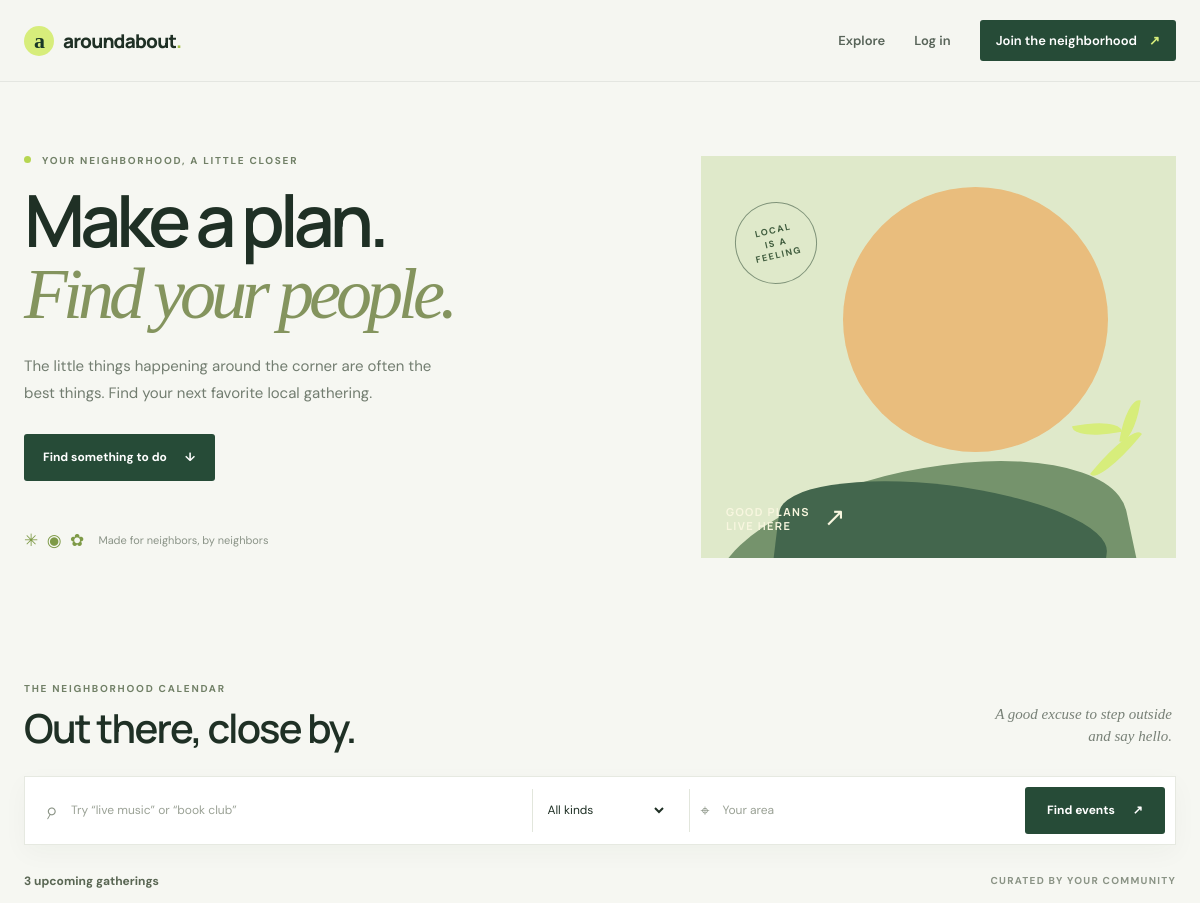
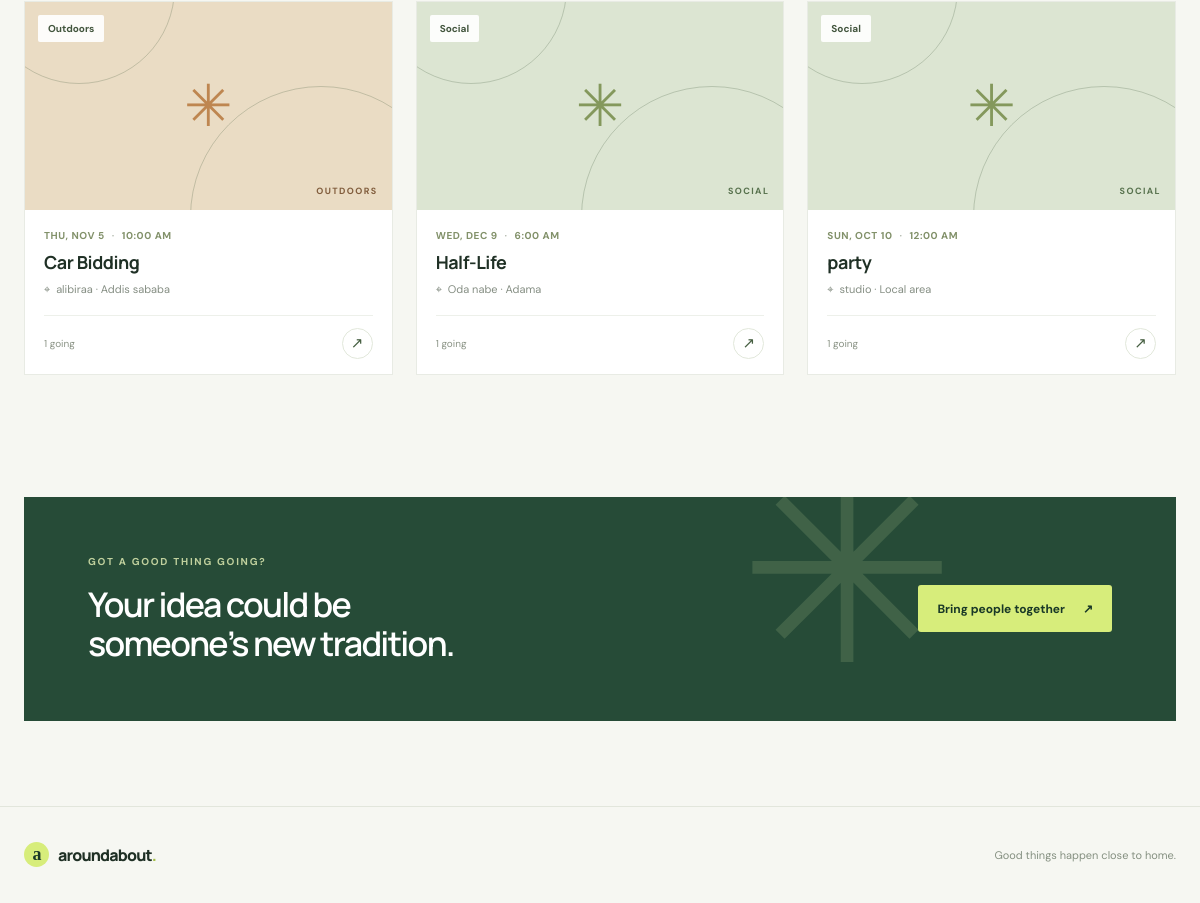
The page / on the database its author committed (2 pictures, top to bottom).
### events/models.py (models this page shows, shortened)
class Event(models.Model):
    class Category(models.TextChoices):
        ARTS = "arts", "Arts & culture"
        FOOD = "food", "Food & drink"
        MUSIC = "music", "Music"
        OUTDOORS = "outdoors", "Outdoors"
        SOCIAL = "social", "Social"
        TECH = "tech", "Technology"
        WELLNESS = "wellness", "Wellness"
        OTHER = "other", "Other"
    class Status(models.TextChoices):
        DRAFT = "draft", "Draft"
        PUBLISHED = "published", "Published"
    organizer = models.ForeignKey(
        settings.AUTH_USER_MODEL,
        on_delete=models.CASCADE,
        related_name="organized_events",
    )
    title = models.CharField(max_length=140)
    slug = models.SlugField(max_length=160, unique=True)
    category = models.CharField(max_length=20, choices=Category.choices, default=Category.SOCIAL)
    description = models.TextField()
    venue = models.CharField(max_length=180)
    address = models.CharField(max_length=240, blank=True)
    city = models.CharField(max_length=100, default="Local area")
    starts_at = models.DateTimeField(db_index=True)
    ends_at = models.DateTimeField()
    capacity = models.PositiveIntegerField(null=True, blank=True)
    price = models.DecimalField(max_digits=8, decimal_places=2, default=0, validators=[MinValueValidator(0)])
    image = models.ImageField(upload_to="events/", blank=True)
    status = models.CharField(max_length=12, choices=Status.choices, default=Status.PUBLISHED)
    created_at = models.DateTimeField(auto_now_add=True)
    updated_at = models.DateTimeField(auto_now=True)
    class Meta:
        ordering = ["starts_at"]
        indexes = [models.Index(fields=["status", "starts_at"])]

### events/views.py (the view)
# urls.py: path("", views.HomeView.as_view(), name="home"),
class HomeView(ListView):
    template_name = "events/home.html"
    context_object_name = "events"
    queryset = Event.objects.filter(status=Event.Status.PUBLISHED).annotate(
        going_count=Count("rsvps", filter=Q(rsvps__status=RSVP.Status.CONFIRMED), distinct=True),
        rating_average=Avg("reviews__rating"),
    ).select_related("organizer")
    def get_queryset(self):
        queryset = super().get_queryset().filter(starts_at__gte=timezone.now())
        query = self.request.GET.get("q", "").strip()
        category = self.request.GET.get("category", "").strip()
        city = self.request.GET.get("city", "").strip()
        if query:
            queryset = queryset.filter(
                Q(title__icontains=query) | Q(description__icontains=query) | Q(venue__icontains=query)
            )
        if category:
            queryset = queryset.filter(category=category)
        if city:
            queryset = queryset.filter(city__icontains=city)
        return queryset
    def get_context_data(self, **kwargs):
        context = super().get_context_data(**kwargs)
        context["categories"] = Event.Category.choices
        return context

### templates/events/home.html (shortened to what this page needs)
{% extends "base.html" %}
{% block content %}
<section class="hero">
  <div class="hero-inner">
    <div class="eyebrow"><span class="eyebrow-dot"></span> YOUR NEIGHBORHOOD, A LITTLE CLOSER</div>
    <h1>Make a plan.<br><span>Find your people.</span></h1>
    <p class="hero-copy">The little things happening around the corner are often the best things. Find your next favorite local gathering.</p>
    <a class="button button-dark" href="#discover">Find something to do <span aria-hidden="true">↓</span></a>
    <div class="hero-note"><span class="note-avatars">✳︎ ◉ ✿</span><span>Made for neighbors, by neighbors</span></div>
  </div>
  <div class="hero-art" aria-hidden="true">
    <div class="sun-disc"></div>
    <div class="art-caption"><span>GOOD PLANS<br>LIVE HERE</span><span class="caption-arrow">↗</span></div>
    <div class="art-stamp">LOCAL<br>IS A<br>FEELING</div>
    <div class="art-leaf leaf-one"></div><div class="art-leaf leaf-two"></div><div class="art-leaf leaf-three"></div>
  </div>
</section>
<section class="discover section-wrap" id="discover">
  <div class="section-heading">
    <div><p class="eyebrow">THE NEIGHBORHOOD CALENDAR</p><h2>Out there, close by.</h2></div>
    <p class="section-aside">A good excuse to step outside<br>and say hello.</p>
  </div>
  <form class="search-panel" id="event-search" action="{% url 'home' %}" method="get" data-events-api="{% url 'api_events' %}">
    <label class="search-input"><span aria-hidden="true">⌕</span><input id="search-query" type="search" name="q" value="{{ request.GET.q }}" placeholder="Try “live music” or “book club”" aria-label="Search events"></label>
    <label class="select-wrap"><select id="search-category" name="category"><option value="">All kinds</option></select></label>
    <label class="city-input"><span aria-hidden="true">⌖</span><input id="search-city" type="search" name="city" value="{{ request.GET.city }}" placeholder="Your area" aria-label="Filter by city"></label>
    <button class="button button-dark search-button" type="submit">Find events <span aria-hidden="true">↗</span></button>
  </form>
  <div class="result-meta"><span id="results-count">{{ events|length }} upcoming {% if events|length == 1 %}gathering{% else %}gatherings{% endif %}</span><span>CURATED BY YOUR COMMUNITY</span></div>
  <div class="event-grid" id="event-grid" aria-live="polite">
    {% for event in events %}
      <article class="event-card">
        <a class="event-image-link" href="{% url 'event_detail' event.slug %}">
          {% if event.image %}<img class="event-image" src="{{ event.image.url }}" alt="">{% else %}<div class="event-image event-image-placeholder tone-{{ forloop.counter0|divisibleby:'4'|yesno:'four,one' }}"><span class="placeholder-spark">✳</span><span class="placeholder-word">{{ event.get_category_display|upper }}</span></div>{% endif %}
          <span class="category-pill">{{ event.get_category_display }}</span>
        </a>
        <div class="event-card-content">
          <div class="event-date">{{ event.starts_at|date:"D, M j" }} <span>·</span> {{ event.starts_at|date:"g:i A" }}</div>
          <h3><a href="{% url 'event_detail' event.slug %}">{{ event.title }}</a></h3>
          <p class="card-location"><span aria-hidden="true">⌖</span> {{ event.venue }} · {{ event.city }}</p>
          <div class="card-bottom"><span>{% if event.going_count %}{{ event.going_count }} going{% else %}Be the first to go{% endif %}</span><a class="round-arrow" href="{% url 'event_detail' event.slug %}" aria-label="View {{ event.title }}">↗</a></div>
        </div>
      </article>
    {% endfor %}
  </div>
  <p class="search-status" id="search-status" role="status"></p>
</section>
<section class="host-banner section-wrap">
  <div><p class="eyebrow">GOT A GOOD THING GOING?</p><h2>Your idea could be<br>someone’s new tradition.</h2></div>
  <a class="button button-light" href="{% if user.is_authenticated %}{% url 'event_create' %}{% else %}{% url 'signup' %}{% endif %}">Bring people together <span aria-hidden="true">↗</span></a>
  <span class="banner-star" aria-hidden="true">✳</span>
</section>
{% endblock %}

### rows shown on the page
Event: category "OUTDOORS", category "Outdoors", starts_at "THU, NOV 5", starts_at "10:00 AM", title "Car Bidding", venue "alibiraa", city "Addis sababa", going_count "1"
Event: category "SOCIAL", category "Social", starts_at "WED, DEC 9", starts_at "6:00 AM", title "Half-Life", venue "Oda nabe", city "Adama", going_count "1"
Event: category "SOCIAL", category "Social", starts_at "SUN, OCT 10", starts_at "12:00 AM", title "party", venue "studio", city "Local area", going_count "1"

### other values the page prints
{{ events|length }} "3"
